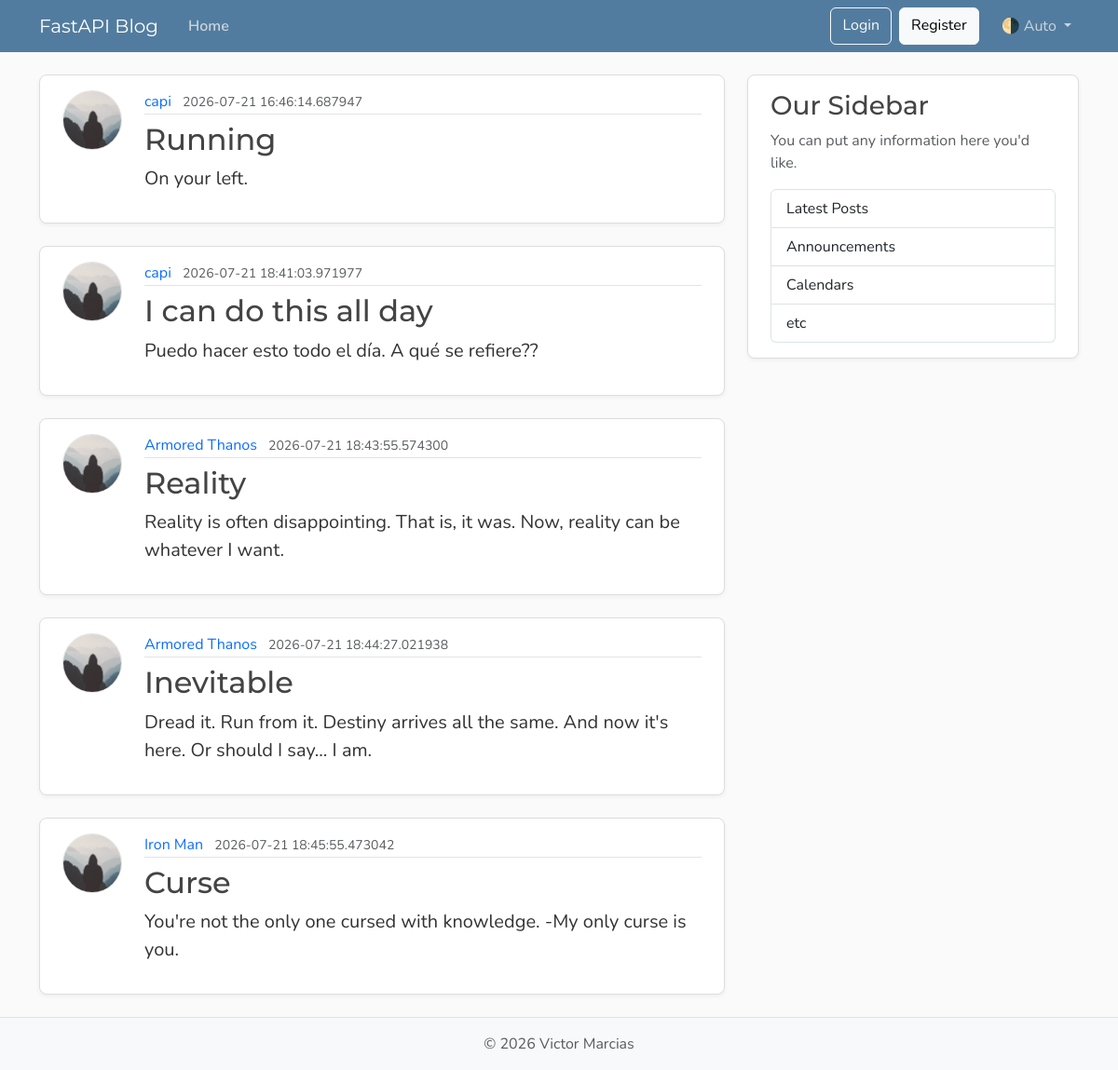
Page /posts on the earlier database version.
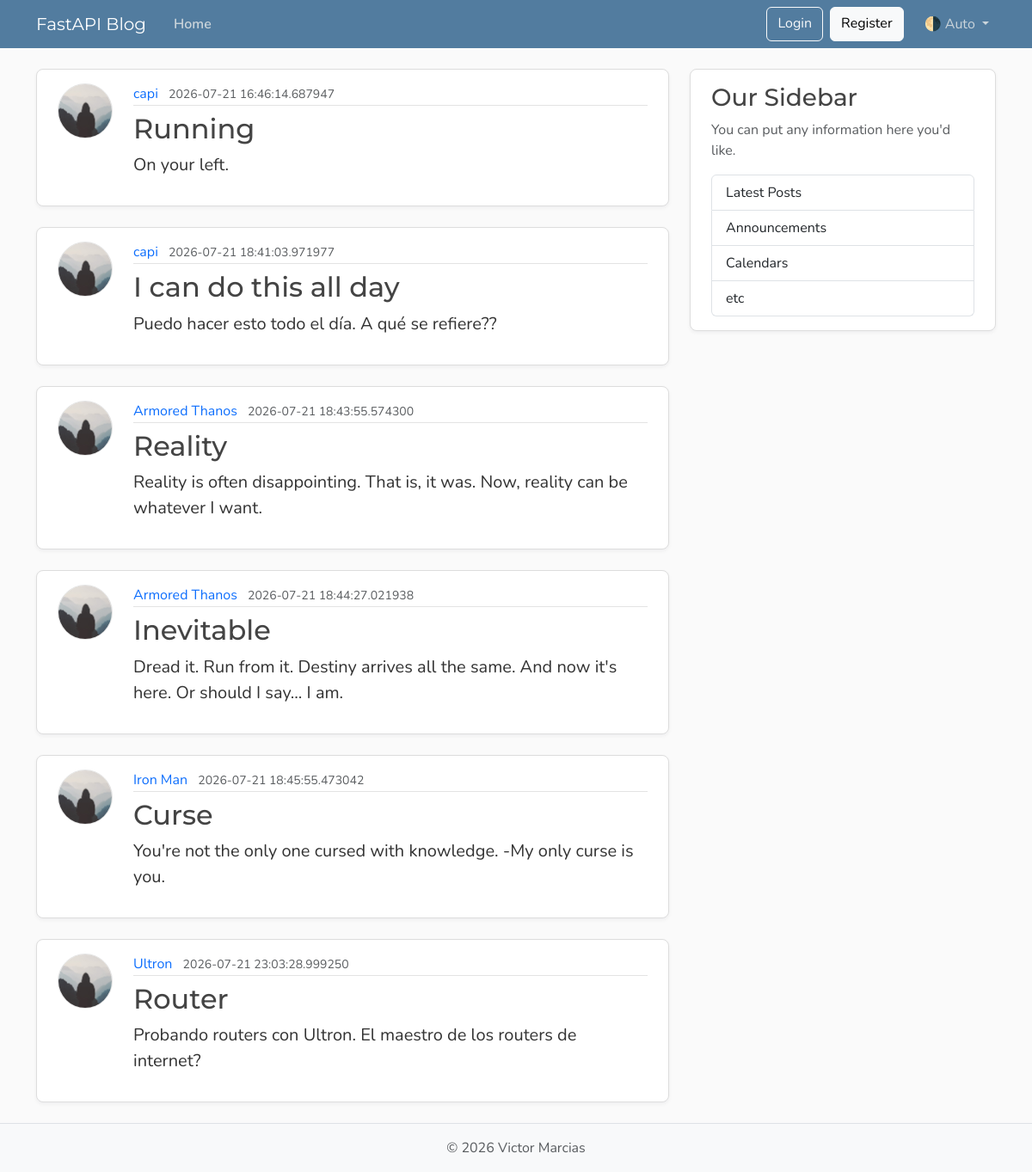
Same page on the later database version.
### models.py (models this page shows, shortened)
class Post(Base):
    __tablename__ = "posts"
    id: Mapped[int] = mapped_column(Integer, primary_key=True, index=True)
    title: Mapped[str] = mapped_column(String(100), nullable=False)
    content: Mapped[str] = mapped_column(Text, nullable=False)
    user_id: Mapped[int] = mapped_column(
        ForeignKey("users.id"),
        nullable=False,
        index=True,
    )
    date_posted: Mapped[datetime] = mapped_column(
        DateTime(timezone=True),
        default=lambda: datetime.now(UTC),
    )
    author: Mapped[User] = relationship(back_populates="posts")

class User(Base):
    __tablename__ = "users"
    id: Mapped[int] = mapped_column(Integer, primary_key=True, index=True)
    username: Mapped[str] = mapped_column(String(50), unique=True, nullable=False)
    email: Mapped[str] = mapped_column(String(120), unique=True, nullable=False)
    image_file: Mapped[str | None] = mapped_column(
        String(200),
        nullable=True,
        default=None,
    )
    posts: Mapped[list[Post]] = relationship(
        back_populates="author",
        cascade="all, delete-orphan"
    )

### main.py (the view)
@app.get("/", include_in_schema=False, name="home")
@app.get("/posts", include_in_schema=False, name="posts")
async def home(request: Request, db: Annotated[AsyncSession, Depends(get_db)]):
    result = await db.execute(
        select(models.Post)
        .options(selectinload(models.Post.author))
    )
    posts = result.scalars().all()
    return templates.TemplateResponse(
        request,
        "home.html",
        {"posts": posts, "title": "Home"},
    )

### templates/home.html
{% extends "layout.html" %}
{% block content %}
  {% for post in posts %}
    <article class="content-section py-3 px-4 mb-4">
      <div class="d-flex align-items-start gap-4">
        <img class="rounded-circle article-img flex-shrink-0"
             src="{{ url_for('static', path='profile_pics/default.jpg') }}"
             alt="{{ post.author.username }}'s profile picture"
             width="64"
             height="64"
             loading="lazy">
        <div class="flex-grow-1">
          <div class="article-metadata mb-2">
            <a class="me-2" href="#">{{ post.author.username }}</a>
            <small class="text-body-secondary">{{ post.date_posted }}</small>
          </div>
          <h2>
            <a class="article-title" href="{{ url_for('post_page', post_id=post.id) }}">{{ post.title }}</a>
          </h2>
          <p class="article-content">{{ post.content }}</p>
        </div>
      </div>
    </article>
  {% endfor %}
{% endblock content %}

### templates/layout.html (shortened to what this page needs)
<!DOCTYPE html>
<html lang="en">
  <head>
    <link href="https://cdn.jsdelivr.net/npm/bootstrap@5.3.8/dist/css/bootstrap.min.css"
          rel="stylesheet"
>
    <link rel="stylesheet" type="text/css" href="{{ url_for('static', path='css/main.css') }}">
  </head>
  <body class="d-flex flex-column min-vh-100">
    <header class="site-header">
      <nav class="navbar navbar-expand-md bg-steel fixed-top"
           data-bs-theme="dark">
        <div class="container">
          <a class="navbar-brand me-4" href="{{ url_for('home') }}">FastAPI Blog</a>
          <div class="collapse navbar-collapse" id="navbarToggle">
            <div class="navbar-nav me-auto">
              <a class="nav-link active" aria-current="page" href="{{ url_for('home') }}">Home</a>
            </div>
            <div class="navbar-nav">
              <a class="btn btn-outline-light mb-2 mb-md-0 me-md-2" href="#">Login</a>
              <a class="btn btn-light mb-2 mb-md-0 me-md-3" href="#">Register</a>
              <div class="nav-item dropdown">
                <a class="nav-link dropdown-toggle"
                   href="#"
                   role="button"
                   id="bd-theme"
                   data-bs-toggle="dropdown"
                   aria-expanded="false">
                  <span id="bd-theme-text">🌗 Auto</span>
                </a>
              </div>
            </div>
          </div>
        </div>
      </nav>
    </header>
    <main role="main" class="container">
      <div class="row">
        <div class="col-md-8">
          {% block content %}
          {% endblock content %}
        </div>
        <aside class="col-md-4">
          <div class="content-section py-3 px-4 mb-4">
            <h3>Our Sidebar</h3>
            <p class="text-body-secondary">You can put any information here you'd like.</p>
            <ul class="list-group">
              <li class="list-group-item">Latest Posts</li>
              <li class="list-group-item">Announcements</li>
              <li class="list-group-item">Calendars</li>
              <li class="list-group-item">etc</li>
            </ul>
          </div>
        </aside>
      </div>
    </main>
    <footer class="mt-auto py-3 bg-body-tertiary border-top">
      <div class="container text-center">
        <p class="text-body-secondary mb-0">
          © <span id="year"></span> Victor Marcias
        </p>
      </div>
    </footer>
  </body>
</html>

### static/css/main.css (style rules this page uses)
:root { --font-heading: "Montserrat", system-ui, -apple-system, BlinkMacSystemFont, sans-serif; --font-body: "Nunito", system-ui, -apple-system, BlinkMacSystemFont, sans-serif; --color-bg-body: #fafafa; --color-bg-content: #ffffff; --color-text-primary: #333333; --color-text-heading: #444444; --color-steel: #527c9f; --color-nav-link: #cbd5db; --color-nav-link-hover: #ffffff; --color-link-hover: #428bca; --color-border: #dddddd; --color-border-light: #e3e3e3; --spacing-xl: 5rem; --article-img-size: 4rem; --account-img-size: 7.813rem; }
body { font-family: var(--font-body); background: var(--color-bg-body); color: var(--color-text-primary); }
main { padding-top: var(--spacing-xl); }
h1, h2, h3, h4, h5, h6 { font-family: var(--font-heading); color: var(--color-text-heading); }
.navbar-brand { font-family: var(--font-heading); }
a { text-decoration: none; }
.bg-steel { background-color: var(--color-steel); }
.site-header .navbar-nav .nav-link { color: var(--color-nav-link); transition: color 0.2s ease-in-out; }
.site-header .navbar-nav .nav-link.active { font-weight: 600; }
.content-section { background: var(--color-bg-content); border: 1px solid var(--color-border); border-radius: 0.5rem; box-shadow: 0 2px 4px rgba(15, 23, 42, 0.05); transition: box-shadow 0.15s ease, transform 0.15s ease, border-color 0.15s ease; }
.article-title { color: var(--color-text-heading); transition: color 0.2s ease-in-out; }
.article-content { white-space: pre-line; font-size: 1.25rem; }
.article-img { height: var(--article-img-size); width: var(--article-img-size); flex-shrink: 0; object-fit: cover; border: 1px solid var(--color-border-light); box-shadow: 0 0 0 2px var(--color-bg-content); }
.article-metadata { padding-bottom: 0.063rem; border-bottom: 1px solid var(--color-border-light); }
.article-metadata a { transition: color 0.2s ease-in-out; }
[data-bs-theme="dark"] { --color-bg-body: #1a1a1a; --color-bg-content: #2d2d2d; --color-text-primary: #e0e0e0; --color-text-heading: #f0f0f0; --color-border: #404040; --color-border-light: #4a4a4a; }

Differences in the rows shown:
added Post: author.username "Ultron", date_posted "2026-07-21 23:03:28.999250", title "Router", content "Probando routers con Ultron. El maestro de los routers de internet?"
